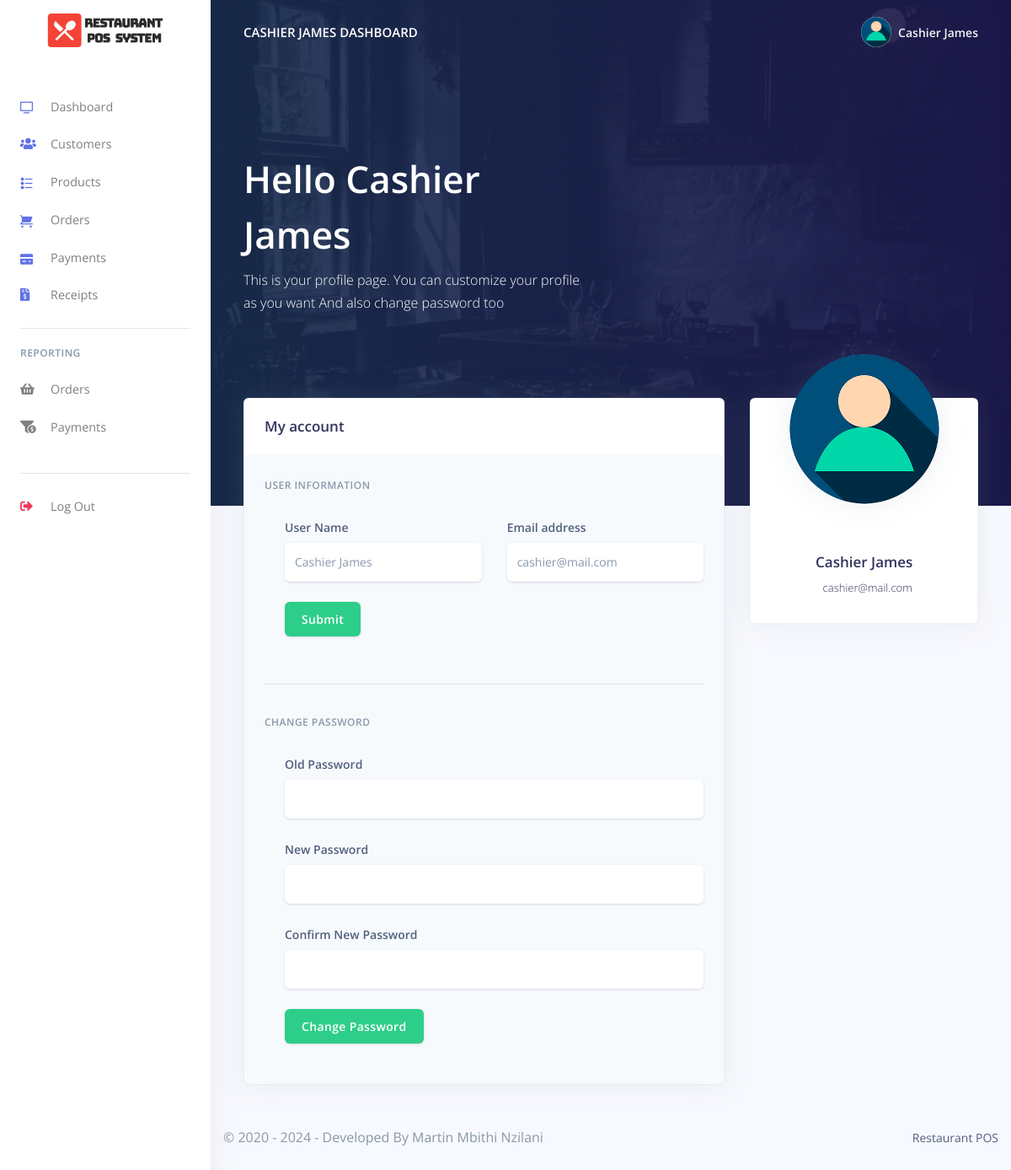
/pos/cashier/change_profile.php (signed in), run on the app's committed database.
### tables this page shows
CREATE TABLE `rpos_staff` (
  `staff_id` int(20) NOT NULL,
  `staff_name` varchar(200) NOT NULL,
  `staff_number` varchar(200) NOT NULL,
  `staff_email` varchar(200) NOT NULL,
  `staff_password` varchar(200) NOT NULL,
  `created_at` timestamp(6) NOT NULL DEFAULT current_timestamp(6) ON UPDATE current_timestamp(6)
);

### pos/cashier/change_profile.php (the view, shortened to what this page needs)
<?php
include('config/config.php');
require_once('partials/_head.php');
?>
<body>
    <?php
    require_once('partials/_sidebar.php');
    ?>
    <div class="main-content">
        <?php
        require_once('partials/_topnav.php');
        $staff_id = $_SESSION['staff_id'];
        $ret = "SELECT * FROM  rpos_staff  WHERE staff_id = '$staff_id'";
        $stmt = $mysqli->prepare($ret);
        $stmt->execute();
        $res = $stmt->get_result();
        while ($staff = $res->fetch_object()) {
        ?>
            <div class="header pb-8 pt-5 pt-lg-8 d-flex align-items-center" style="min-height: 600px; background-image: url(../admin/assets/img/theme/restro00.jpg); background-size: cover; background-position: center top;">
                <span class="mask bg-gradient-default opacity-8"></span>
                <div class="container-fluid d-flex align-items-center">
                    <div class="row">
                        <div class="col-lg-7 col-md-10">
                            <h1 class="display-2 text-white">Hello <?php echo $staff->staff_name; ?></h1>
                            <p class="text-white mt-0 mb-5">This is your profile page. You can customize your profile as you want And also change password too</p>
                        </div>
                    </div>
                </div>
            </div>
            <div class="container-fluid mt--8">
                <div class="row">
                    <div class="col-xl-4 order-xl-2 mb-5 mb-xl-0">
                        <div class="card card-profile shadow">
                            <div class="row justify-content-center">
                                <div class="col-lg-3 order-lg-2">
                                    <div class="card-profile-image">
                                        <a href="#">
                                            <img src="../admin/assets/img/theme/user-a-min.png" class="rounded-circle">
                                        </a>
                                    </div>
                                </div>
                            </div>
                            <div class="card-body pt-0 pt-md-4">
                                <div class="row">
                                    <div class="col">
                                        <div class="card-profile-stats d-flex justify-content-center mt-md-5">
                                            <div>
                                            </div>
                                            <div>
                                            </div>
                                            <div>
                                            </div>
                                        </div>
                                    </div>
                                </div>
                                <div class="text-center">
                                    <h3>
                                        <?php echo $staff->staff_name; ?></span>
                                    </h3>
                                    <div class="h5 font-weight-300">
                                        <i class="ni location_pin mr-2"></i><?php echo $staff->staff_email; ?>
                                    </div>
                                </div>
                            </div>
                        </div>
                    </div>
                    <div class="col-xl-8 order-xl-1">
                        <div class="card bg-secondary shadow">
                            <div class="card-header bg-white border-0">
                                <div class="row align-items-center">
                                    <div class="col-8">
                                        <h3 class="mb-0">My account</h3>
                                    </div>
                                    <div class="col-4 text-right">
                                    </div>
                                </div>
                            </div>
                            <div class="card-body">
                                <form method="post">
                                    <h6 class="heading-small text-muted mb-4">User information</h6>
                                    <div class="pl-lg-4">
                                        <div class="row">
                                            <div class="col-lg-6">
                                                <div class="form-group">
                                                    <label class="form-control-label" for="input-username">User Name</label>
                                                    <input type="text" name="staff_name" value="<?php echo $staff->staff_name; ?>" id="input-username" class="form-control form-control-alternative" ">
                                                    </div>
                                                    </div>
                                                    <div class=" col-lg-6">
                                                    <div class="form-group">
                                                        <label class="form-control-label" for="input-email">Email address</label>
                                                        <input type="email" id="input-email" value="<?php echo $staff->staff_email; ?>" name="staff_email" class="form-control form-control-alternative">
                                                    </div>
                                                </div>
                                                <div class="col-lg-12">
                                                    <div class="form-group">
                                                        <input type="submit" id="input-email" name="ChangeProfile" class="btn btn-success form-control-alternative" value="Submit"">
                                                        </div>
                                                        </div>
                                                    </div>
                                                    </div>
                                                </form>
                                                <hr>
                                                <form method =" post">
                                        <h6 class="heading-small text-muted mb-4">Change Password</h6>
                                        <div class="pl-lg-4">
                                            <div class="row">
                                                <div class="col-lg-12">
                                                    <div class="form-group">
                                                        <label class="form-control-label" for="input-username">Old Password</label>
                                                        <input type="password" name="old_password" id="input-username" class="form-control form-control-alternative">
                                                    </div>
                                                </div>
                                                <div class="col-lg-12">
                                                    <div class="form-group">
                                                        <label class="form-control-label" for="input-email">New Password</label>
                                                        <input type="password" name="new_password" class="form-control form-control-alternative">
                                                    </div>
                                                </div>
                                                <div class="col-lg-12">
                                                    <div class="form-group">
                                                        <label class="form-control-label" for="input-email">Confirm New Password</label>
                                                        <input type="password" name="confirm_password" class="form-control form-control-alternative">
                                                    </div>
                                                </div>
                                                <div class="col-lg-12">
                                                    <div class="form-group">
                                                        <input type="submit" id="input-email" name="changePassword" class="btn btn-success form-control-alternative" value="Change Password">
                                                    </div>
                                                </div>
                                            </div>
                                        </div>
                                    </div>
                            </div>
                        </div>
                    </div>
                </div>
            <?php
            require_once('partials/_footer.php');
        }
            ?>
            </div>
    <?php
    require_once('partials/_sidebar.php');
    ?>
</body>
</html>

### pos/cashier/partials/_sidebar.php (shortened to what this page needs)
<?php
$staff_id = $_SESSION['staff_id'];
$ret = "SELECT * FROM  rpos_staff  WHERE staff_id = '$staff_id'";
$stmt = $mysqli->prepare($ret);
$stmt->execute();
$res = $stmt->get_result();
while ($staff_id = $res->fetch_object()) {
?>
  <nav class="navbar navbar-vertical fixed-left navbar-expand-md navbar-light bg-white" id="sidenav-main">
    <div class="container-fluid">
      <a class="navbar-brand pt-0" href="dashboard.php">
        <img src="../admin/assets/img/brand/repos.png" class="navbar-brand-img" alt="...">
      </a>
      <div class="collapse navbar-collapse" id="sidenav-collapse-main">
        <ul class="navbar-nav">
          <li class="nav-item">
            <a class="nav-link" href="dashboard.php">
              <i class="ni ni-tv-2 text-primary"></i> Dashboard
            </a>
          </li>
          <li class="nav-item">
            <a class="nav-link" href="customes.php">
              <i class="fas fa-users text-primary"></i> Customers
            </a>
          </li>
          <li class="nav-item">
            <a class="nav-link" href="products.php">
              <i class="ni ni-bullet-list-67 text-primary"></i>Products
            </a>
          </li>
          <li class="nav-item">
            <a class="nav-link" href="orders.php">
              <i class="ni ni-cart text-primary"></i> Orders
            </a>
          </li>
          <li class="nav-item">
            <a class="nav-link" href="payments.php">
              <i class="ni ni-credit-card text-primary"></i> Payments
            </a>
          </li>
          <li class="nav-item">
            <a class="nav-link" href="receipts.php">
              <i class="fas fa-file-invoice-dollar text-primary"></i> Receipts
            </a>
          </li>
        </ul>
        <hr class="my-3">
        <h6 class="navbar-heading text-muted">Reporting</h6>
        <ul class="navbar-nav mb-md-3">
          <li class="nav-item">
            <a class="nav-link" href="orders_reports.php">
              <i class="fas fa-shopping-basket"></i> Orders
            </a>
          </li>
          <li class="nav-item">
            <a class="nav-link" href="payments_reports.php">
              <i class="fas fa-funnel-dollar"></i> Payments
            </a>
          </li>
        </ul>
        <hr class="my-3">
        <ul class="navbar-nav mb-md-3">
          <li class="nav-item">
            <a class="nav-link" href="logout.php">
              <i class="fas fa-sign-out-alt text-danger"></i> Log Out
            </a>
          </li>
        </ul>
      </div>
    </div>
  </nav>
<?php } ?>

### pos/cashier/partials/_topnav.php (shortened to what this page needs)
<?php
$staff_id = $_SESSION['staff_id'];
$ret = "SELECT * FROM  rpos_staff  WHERE staff_id = '$staff_id'";
$stmt = $mysqli->prepare($ret);
$stmt->execute();
$res = $stmt->get_result();
while ($staff = $res->fetch_object()) {
?>
    <nav class="navbar navbar-top navbar-expand-md navbar-dark" id="navbar-main">
        <div class="container-fluid">
            <a class="h4 mb-0 text-white text-uppercase d-none d-lg-inline-block" href="dashboard.php"><?php echo $staff->staff_name; ?> Dashboard</a>
            <ul class="navbar-nav align-items-center d-none d-md-flex">
                <li class="nav-item dropdown">
                    <a class="nav-link pr-0" href="#" role="button" data-toggle="dropdown" aria-haspopup="true" aria-expanded="false">
                        <div class="media align-items-center">
                            <span class="avatar avatar-sm rounded-circle">
                                <img alt="Image placeholder" src="../admin/assets/img/theme/user-a-min.png">
                            </span>
                            <div class="media-body ml-2 d-none d-lg-block">
                                <span class="mb-0 text-sm  font-weight-bold"><?php echo $staff->staff_name; ?></span>
                            </div>
                        </div>
                    </a>
                </li>
            </ul>
        </div>
    </nav>
<?php } ?>

### pos/cashier/partials/_footer.php
<footer class="py-5">
  <div class="container">
    <div class="row align-items-center justify-content-xl-between">
      <div class="col-xl-6">
        <div class="copyright text-center text-xl-left text-muted">
        &copy; 2020 - <?php echo date('Y'); ?> - Developed By Martin Mbithi Nzilani
        </div>
      </div>
      <div class="col-xl-6">
        <ul class="nav nav-footer justify-content-center justify-content-xl-end">
          <li class="nav-item">
            <a href="" class="nav-link" target="_blank">Restaurant POS</a>
          </li>
        </ul>
      </div>
    </div>
  </div>
</footer>

### data on the page
rpos_staff: staff_name "CASHIER JAMES", staff_name "Cashier James", staff_email "cashier@mail.com"
